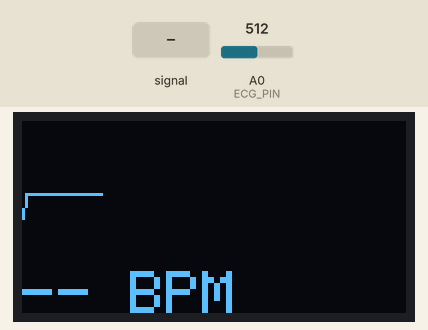
This sketch was run on a simulated Arduino Uno, built with avr-gcc and run on an emulated ATmega328P. Shown: 128×64 one-colour display. The test bench sets the inputs (shaded band); at power-on: A0 (ECG_PIN) = 512.

Above: at 3.2 s.
3.3 s: A0 (ECG_PIN) fed a 200 Hz sine of ±81 counts around its level
At 4.43 s:
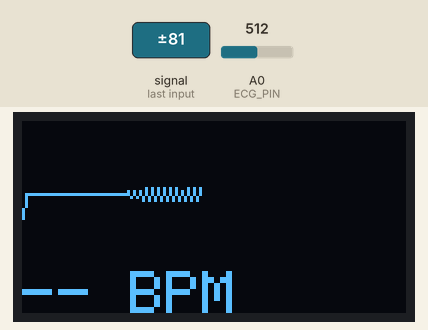
4.8 s: A0 (ECG_PIN) set to 560
At 5.07 s:
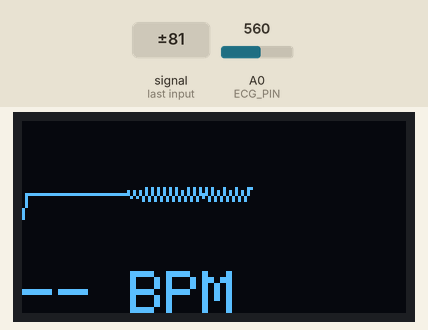
6.4 s: A0 (ECG_PIN) fed a 1000 Hz sine of ±255 counts around its level
At 6.59 s:
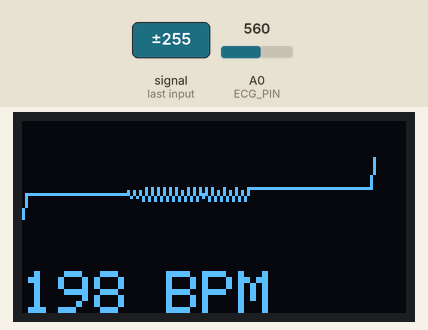
7.9 s: A0 (ECG_PIN) set to 540
At 8.4 s:
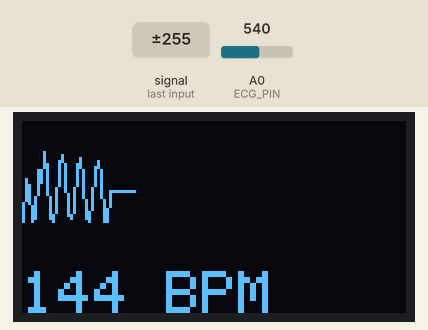
9.7 s: A0 (ECG_PIN) set to 511
At 9.91 s:
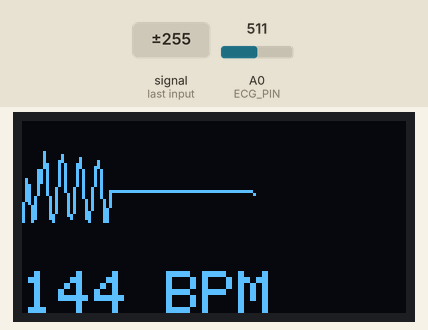
Timing chart, 0 to 12.2 s (numbered marks = the images above; inputs shaded):
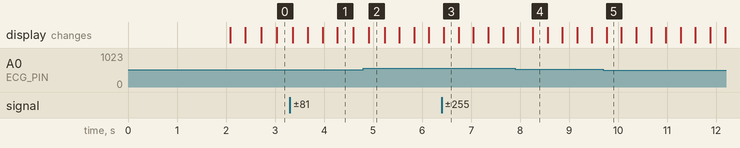

The sketch:

ecg_display_sh1106.ino
```cpp
#include <Wire.h>
#include <Adafruit_GFX.h>
#include <Adafruit_SH1106.h>

// Hardware pins
#define ECG_PIN        A0      // AD8232 OUT → A0
#define SCREEN_WIDTH   128
#define SCREEN_HEIGHT  64
#define OLED_RESET     -1      // Reset pin not used

Adafruit_SH1106 display(OLED_RESET);

// Plotting state
int xPos       = 0;
int prevY      = SCREEN_HEIGHT / 2;
const int WAVE_HEIGHT = 48;  // Reserve bottom 16px for BPM

// BPM (Big‑Box) variables
const int   R_THRESHOLD = 550;    // Tune this to the signal’s R‑peak amplitude
unsigned long lastRTime = 0;
float        bpm       = 0;

void setup() {
  Serial.begin(9600);

  // Initialize OLED via I2C (address 0x3C)
  if (!display.begin(SH1106_SWITCHCAPVCC, 0x3C)) {
    Serial.println(F("OLED not found"));
    while (true);
  }

  display.clearDisplay();
  // Splash screen
  display.setTextSize(1);
  display.setTextColor(WHITE);
  display.setCursor(0,0);
  display.println("Portable ECG Monitor");
  display.display();
  delay(2000);
  display.clearDisplay();
}

void loop() {
  // 1) Read raw ECG and map to top region
  int raw = analogRead(ECG_PIN);
  int y   = map(raw, 0, 1023, WAVE_HEIGHT - 1, 0);

  // 2) Draw ECG segment in the top 48px
  display.drawLine(xPos, prevY, xPos + 1, y, WHITE);
  prevY = y;

  // 3) Advance/Wrap X and clear entire waveform area if needed
  if (++xPos >= SCREEN_WIDTH) {
    xPos = 0;
    // Clear only waveform region (0–WAVE_HEIGHT)
    display.fillRect(0, 0, SCREEN_WIDTH, WAVE_HEIGHT, BLACK);
  }

  // 4) R‑peak detection + BPM calc (Big‑Box method)
  unsigned long now = millis();
  if (raw > R_THRESHOLD && now - lastRTime > 300) {
    if (lastRTime) {
      float dt_s = (now - lastRTime) / 1000.0;
      bpm = 60.0 / dt_s;
    }
    lastRTime = now;
  }

  // 5) Clear bottom region (to erase old BPM) and print new BPM
  display.fillRect(0, WAVE_HEIGHT, SCREEN_WIDTH, SCREEN_HEIGHT - WAVE_HEIGHT, BLACK);
  display.setTextColor(WHITE);
  display.setTextSize(2);
  display.setCursor(0, WAVE_HEIGHT + 2);   // A couple px of top padding
  if (bpm > 0) {
    display.print((int)bpm);
  } else {
    display.print("--");
  }
  display.print(" BPM");

  // 6) Push all graphics to the screen
  display.display();

  delay(10);
}
```
